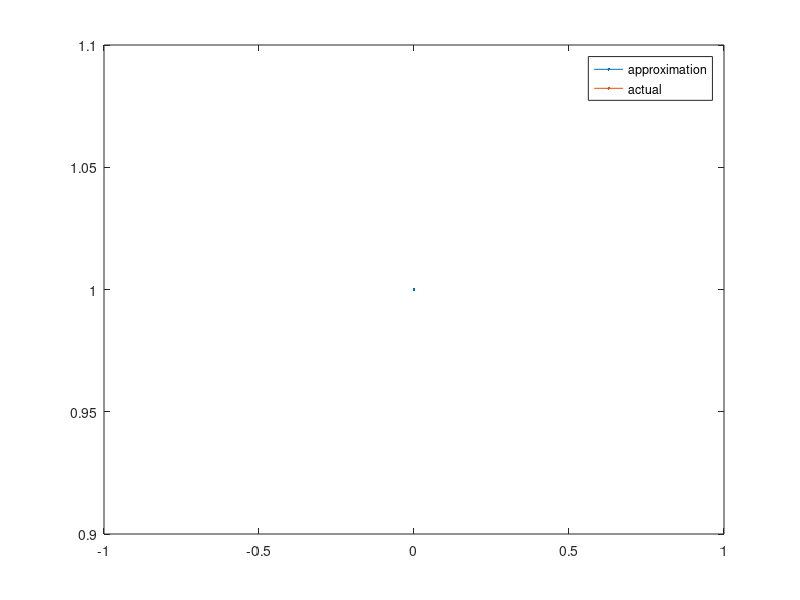

Reproduce this figure in MATLAB.
%{
p = input("p=");
S = input("no. simulations=");

countZeros = 0;
countOnes = 0;
for simulationIndex = 1:S
    valueObtained = (rand() < p);
    if valueObtained
        countOnes = countOnes + 1;
    else 
        countZeros = countZeros + 1;
    end 

end

bernoulliPdf = [0, 1; countZeros / S, countOnes / S];

disp(bernoulliPdf)
%}

%{
p = input("p=");
n = input("n=");
S = input("no. simulations=");

binomialPdf = [0:n; zeros(1, n + 1)];
for simulationIndex = 1:S
    countSuccessfulTrials = 0;
    for trialIndex = 1:n
        trialResult = (rand() < p);
        countSuccessfulTrials = countSuccessfulTrials + trialResult;
    end
    binomialPdf(2, countSuccessfulTrials + 1) = binomialPdf(2, countSuccessfulTrials + 1) + 1;
end

binomialPdf = [binomialPdf(1, :); binomialPdf(2, :) / S];

disp(binomialPdf)
%}

%{
p = input("p=");
S = input("no. simulations=");

simulationResults = [];
for simulationIndex = 1:S
    failuresBeforeSuccess = 0;

    lastTrialResult = (rand() < p);
    while lastTrialResult ~= 1
        failuresBeforeSuccess = failuresBeforeSuccess + 1;
        lastTrialResult = (rand() < p);
    end

    simulationResults = [simulationResults, failuresBeforeSuccess];
end

geometricPdf = [0:max(simulationResults); zeros(1, max(simulationResults) + 1)];
for resultIndex = 1:length(simulationResults)
    result = simulationResults(resultIndex);
    geometricPdf(2, result + 1) = geometricPdf(2, result + 1) + 1;
end

geometricPdf = [geometricPdf(1, :); geometricPdf(2, :) / S];

disp(geometricPdf)
%}

p = input("p=");
n = input("n=");
S = input("no. simulations=");

simulationResults = [];
for simulationIndex = 1:S
    failuresBeforeSuccess = 0;

    countFailures = 0;
    countSuccesses = 0;
    while countSuccesses < n
        trialResult = (rand() < p);
        if trialResult 
            countSuccesses = countSuccesses + 1;
        else 
            countFailures = countFailures + 1;
        end
    end

    simulationResults = [simulationResults, countFailures];
end

hist(simulationResults, length(unique(simulationResults)));

pascalPdf = [0:max(simulationResults); zeros(1, max(simulationResults) + 1)];
for resultIndex = 1:length(simulationResults)
    result = simulationResults(resultIndex);
    pascalPdf(2, result + 1) = pascalPdf(2, result + 1) + 1;
end

pascalPdf = [pascalPdf(1, :); pascalPdf(2, :) / S];

disp(pascalPdf)

x = 0:max(simulationResults);
plot(x, pascalPdf(2, x + 1), x, nbinpdf(x, n, p))
legend('approximation', 'actual')








